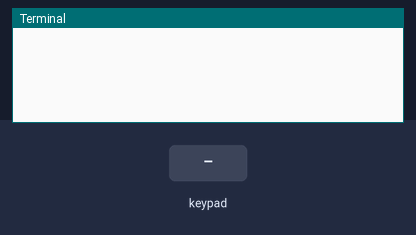
This program was run on a simulated Raspberry Pi (header pin numbers). On the bench: the last lines printed to the terminal. The inputs (shaded band) are chosen by the test bench.

Above: at 1.2 s.
1.3 s: key '1' pressed
At 2.5 s:
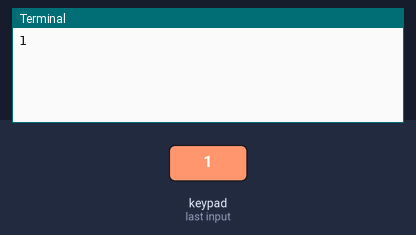
2.8 s: keypad keys 1 2 # pressed 0.4 s apart
At 4.3 s:
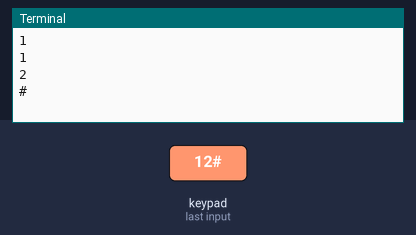
5.5 s: key 'A' pressed
At 6.9 s:
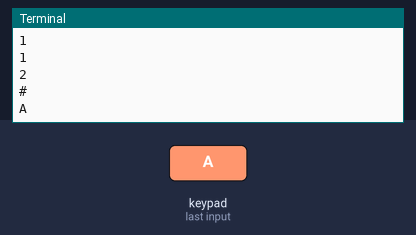

Measured:
- after the input at 1.3 s, the terminal: prints a new line at once (image 1)
- after the input at 2.8 s, the terminal: prints a new line after 0.40 s (image 2)
- after the input at 5.5 s, the terminal: prints a new line at once (image 3)

The program:

key.py
```python
#from pythonosc import udp_client
import socket

import RPi.GPIO as GPIO
import time


UDP_IP = "10.10.1.20"
UDP_PORT = 5005

GPIO.setwarnings(False)
GPIO.setmode(GPIO.BOARD)

KEYPAD = [
    [1,2,3,'A'],
    [4,5,6,'B'],
    [7,8,9,'C'],
    ["*",0,'#','D'] ]

ROW         = [7,11,13,15]
COL         = [12,16,18,22]

sock = socket.socket(socket.AF_INET, socket.SOCK_DGRAM)
#sock.sendto("TETCOS".encode('utf-8'), (UDP_IP, UDP_PORT))


for j in range(4):
    GPIO.setup(COL[j], GPIO.OUT)
    GPIO.output(COL[j], 1)

for i in range(4):
    GPIO.setup(ROW[i], GPIO.IN, pull_up_down = GPIO.PUD_UP)

try:
    while(True):
        for j in range(4):
            GPIO.output(COL[j],0)

            for i in range(4):
                if GPIO.input(ROW[i]) == 0:
                    print (KEYPAD[i][j])
                    sock.sendto(str(KEYPAD[i][j]).encode('utf-8'), (UDP_IP, UDP_PORT))
                    while(GPIO.input(ROW[i]) == 0):
                        pass

            GPIO.output(COL[j],1)
except KeyboardInterrupt:
    GPIO.cleanup()
```
